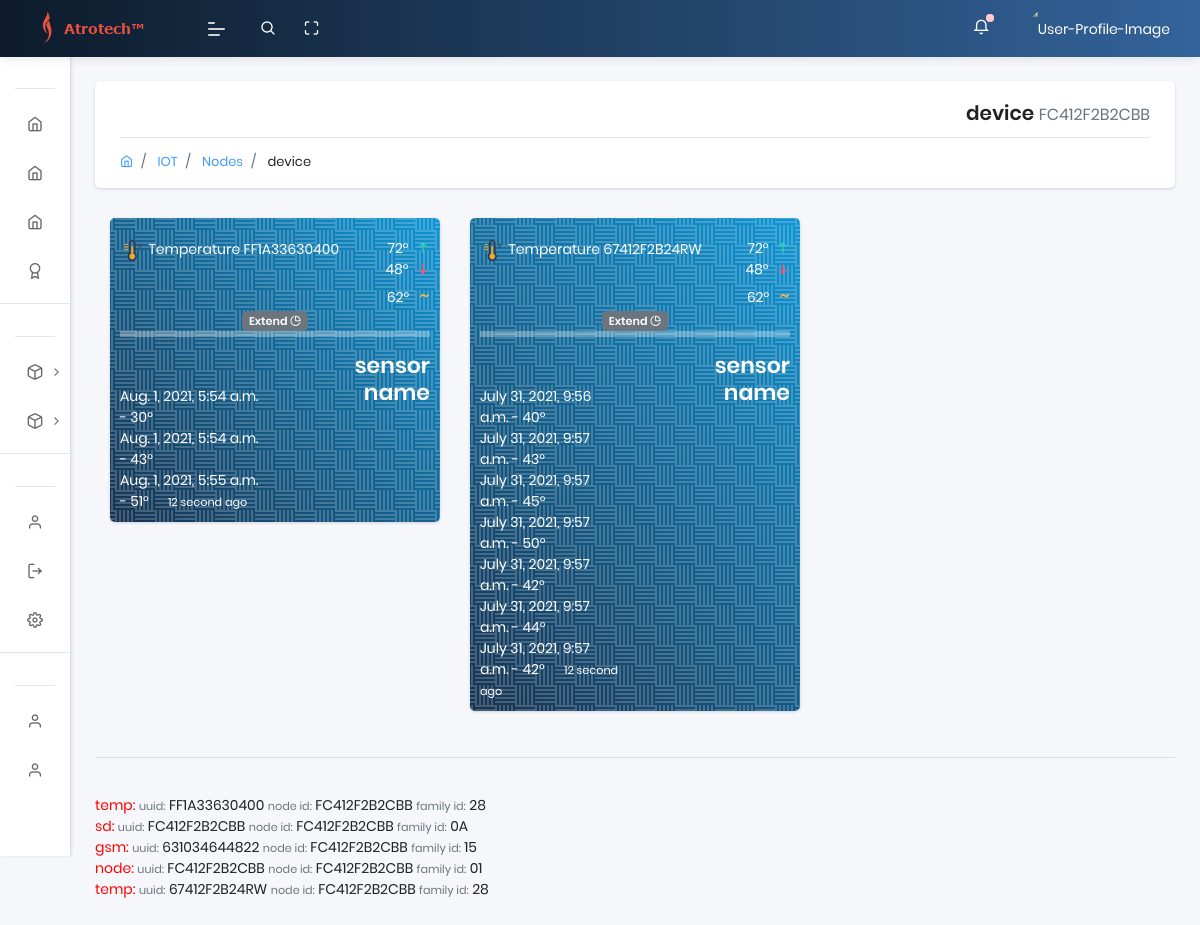
The page /nodes_detail/4/ (signed in) on the database as committed earlier.
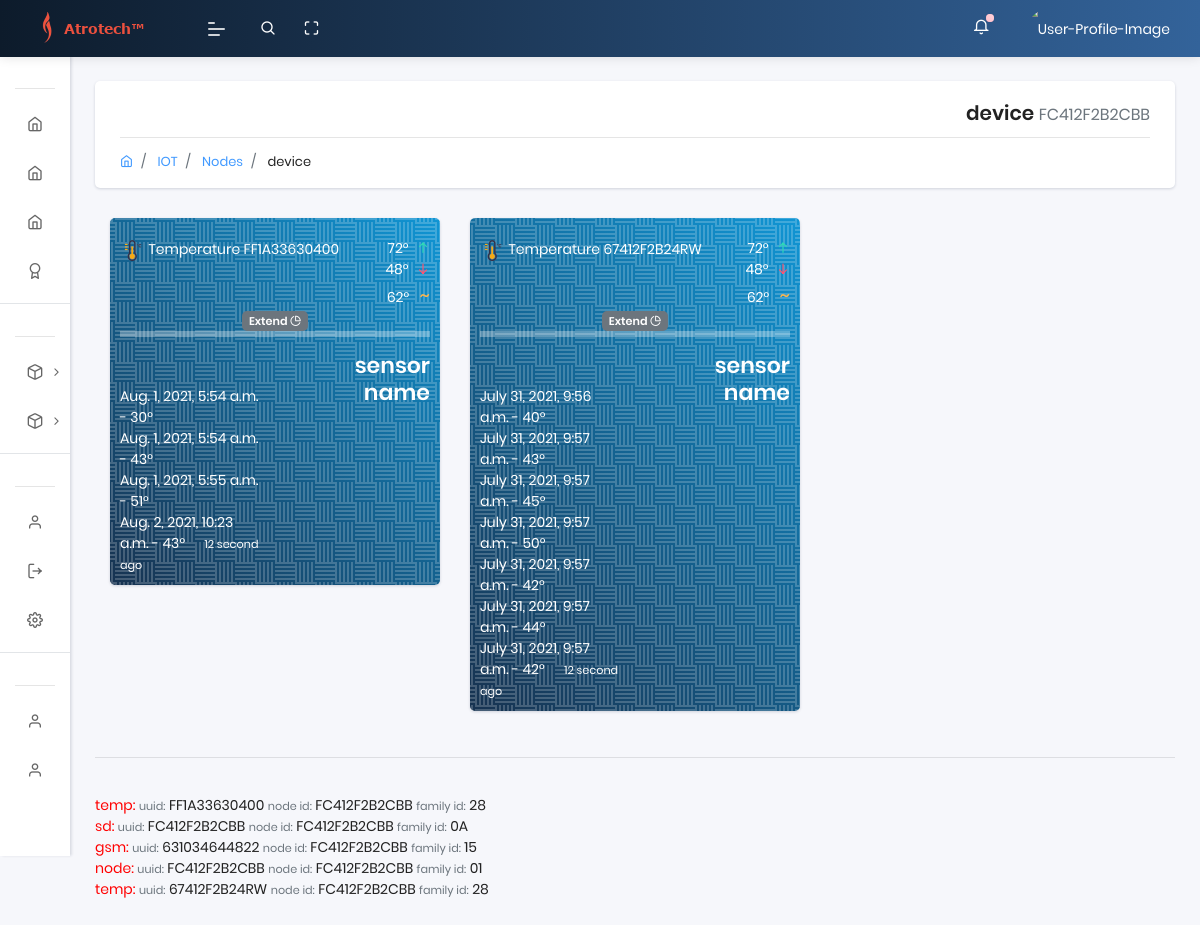
The same page on the database as committed later.
### app/models.py (models this page shows, shortened)
class Rom(models.Model):
    name = models.CharField(max_length=40, default='device name')
    UUID = models.CharField(max_length=20)
    family_id = models.CharField(max_length=20)
    node_id = models.CharField(max_length=20)
    updated_on = models.DateTimeField(auto_now= True)
    created_on = models.DateTimeField()

class Temp12(models.Model):
    UUID = models.CharField(max_length=20)
    temp = models.CharField(max_length=20)
    created_on = models.DateTimeField()
    def __str__(self):
        return self.UUID
    class Meta:
        verbose_name = " سنسور دما Temp12 "
        verbose_name_plural = " سنسور های دما  Temp12 "

### app/views.py (the view)
# urls.py: path('nodes_detail/<int:id>/',views.nodes_detail,name='nodes_detail'),
@login_required(login_url="/login/")
def nodes_detail(request, id):
    uuid = models.User_uuid.objects.filter(user=request.user).values('UUID')
    devices = models.Rom.objects.filter(UUID__in=uuid, family_id='01')
    node = get_object_or_404(models.Rom, id=id)
    sensors = models.Rom.objects.filter(node_id=node.node_id)
    sensors_uuid = models.Rom.objects.filter(node_id=node.node_id).values('UUID')
    temp12 = models.Temp12.objects.filter(UUID__in=sensors_uuid)
    print(temp12)
    context = {
    'devices':devices,
    'node':node,
    'sensors':sensors,
    'temp12':temp12
    }
    context['segment'] = 'nodes_detail'
    html_template = loader.get_template( 'nodes_detail.html' )
    return HttpResponse(html_template.render(context, request))

### templates/nodes_detail.html (shortened to what the changed rows need)
{% extends "layouts/base.html" %}
{% block content %}
  <section class="pcoded-main-container">
      <div class="pcoded-content">
          <div class="page-header">
            <div class="page-block">
              <div class="row align-items-center">
                <div class="col-md-12">
                  <div class="page-header-title">
                    <h5 class="m-b-10" align="right" dir="rtl"> {{ node.name }} <small class="text-muted">{{ node.UUID }}</small> </h5>
                  </div>
                  <ul class="breadcrumb">
                    <li class="breadcrumb-item"><a href="#!"> {{ node.name }} </a></li>
                  </ul>
                </div>
              </div>
            </div>
          </div>
      <div class="container">
        <div class="row">
         {% for Rom in sensors %}
             {% if Rom.family_id == "28" %}
               <div class="col-sm-4">
                     <div class="card bg-primary text-white">
                         <div class="card-body bg-patern-white">
                             <div class="row">
                                 <div class="col-auto">
                                   <img src="/static/assets/images/sensors/temp.png" width="25px">
                                   <span>Temperature</span>  {{ Rom.UUID }}
                                 </div>
                                 <div class="col text-right">
                                     <span class="text-white"> 72° <i class="feather icon-arrow-up ml-1 text-success"></i></span>
                                     <span class="text-white"> 48° <i class="feather icon-arrow-down ml-1 text-danger"></i></span>
                                     <span class="text-white"> 62° &nbsp;&nbsp;<span style="font-size: 20px;" class="text-warning">~</span> </span>
                                 </div>
                             </div>
                             <div align="center">
                               <a href="#!" class="badge badge-secondary collapsible">Extend <i class="feather icon-pie-chart"></i> </a>
                               <div class="collapsiblecontent" style="background-color:#ffffff4f;">
                               </div>
                             </div>
                             <div class="row mt-3">
                                 <div class="col">
                                       {% for Temp12 in temp12 %}
                                          {% if Rom.UUID == Temp12.UUID %}
                                            <br>  {{ Temp12.created_on }} - {{ Temp12.temp }}°
                                          {% endif %}
                                       {% endfor %}
                                     <small class="ml-3"> 12 second ago </small>
                                 </div>
                                 <div class="col">
                                     <a href="#"><h4 class="m-0 text-white text-right"> sensor name  </h4></a>
                                 </div>
                             </div>
                         </div>
                     </div>
                </div>
             {% endif %}
         {% endfor %}
        </div>
      </div>
<hr><br>
         {% for Rom in sensors %}
             {% if Rom.family_id == "28" %}
               <span style="color:red;"> temp: </span>
             {% endif %}
             {% if Rom.family_id == "01" %}
               <span style="color:red;"> node: </span>
             {% endif %}
             {% if Rom.family_id == "15" %}
               <span style="color:red;"> gsm: </span>
             {% endif %}
             {% if Rom.family_id == "0A" %}
               <span style="color:red;"> sd: </span>
             {% endif %}
              <small class="text-muted">uuid:</small> {{ Rom.UUID }}
              <small class="text-muted">node id:</small> {{ Rom.node_id }}
              <small class="text-muted">family id:</small> {{ Rom.family_id }}
              <br>
          {% endfor %}
        </div>
    </section>
{% endblock content %}

### templates/includes/sidebar.html (shortened to what this page needs)
	<nav class="pcoded-navbar menupos-fixed menu-light ">
		<div class="navbar-wrapper  ">
			<div class="navbar-content scroll-div " >
				<ul class="nav pcoded-inner-navbar ">
					<li class="nav-item pcoded-menu-caption">
					</li>
					<li class="nav-item">
					    <a href="/" class="nav-link ">
                <span class="pcoded-micon"> <i class="feather icon-home"></i> </span>
							</a>
					</li>
					<li class="nav-item">
					    <a href="{% url 'app:nodes' %}" class="nav-link ">
                <span class="pcoded-micon"> <i class="feather icon-home"></i> </span>
							</a>
					</li>
					<li class="nav-item">
					    <a href="{% url 'app:sensors' %}" class="nav-link ">
                <span class="pcoded-micon"> <i class="feather icon-home"></i> </span>
							</a>
					</li>
					<li class="nav-item">
					    <a href="#" class="nav-link ">
                <span class="pcoded-micon"> <i class="feather icon-award"></i> </span>
							</a>
					</li>
					<li class="nav-item pcoded-menu-caption">
					</li>
					{% for Rom in devices %}
					<li class="nav-item pcoded-hasmenu">
						<a href="#!" class="nav-link "><span class="pcoded-micon"><i class="feather icon-box"></i></span><span class="pcoded-mtext"> {{ Rom.name }} </span></a>
					</li>
					{% endfor %}
					<li class="nav-item pcoded-menu-caption">
					</li>
					<li class="nav-item">
					    <a href="/profile" class="nav-link "><span class="pcoded-micon">
						    <i class="feather icon-user"></i></span><span class="pcoded-mtext"> پروفایل </span>
						  </a>
					</li>
					<li class="nav-item">
					    <a href="{% url 'logout' %}" class="nav-link "><span class="pcoded-micon">
						    <i class="feather icon-log-out"></i></span><span class="pcoded-mtext"> خروج </span>
						  </a>
					</li>
					<li class="nav-item">
					    <a target="_blank" rel="noopener" href="https://appseed.us/support" class="nav-link "><span class="pcoded-micon">
						    <i class="feather icon-settings"></i></span><span class="pcoded-mtext"> تنظیمات </span>
					  	</a>
					</li>
					<li class="nav-item pcoded-menu-caption">
					</li>
					<li class="nav-item">
					    <a href="{% url 'logout' %}" class="nav-link "><span class="pcoded-micon">
						    <i class="feather icon-user"></i></span><span class="pcoded-mtext"> مستندات </span>
						  </a>
					</li>
					<li class="nav-item">
					    <a href="{% url 'logout' %}" class="nav-link "><span class="pcoded-micon">
						    <i class="feather icon-user"></i></span><span class="pcoded-mtext"> سوالات متداول </span>
						  </a>
					</li>
					<li class="nav-item">
					    <a target="_blank" rel="noopener" href="https://appseed.us/support" class="nav-link ">
					  	</a>
					</li>
<br><hr><br>
				</ul>
			</div>
		</div>
	</nav>

Rows that differ between the two databases and show on the page:
added Temp12: created_on "Aug. 2, 2021, 10:23 a.m.", temp "43", shown under Rom "FF1A33630400"
